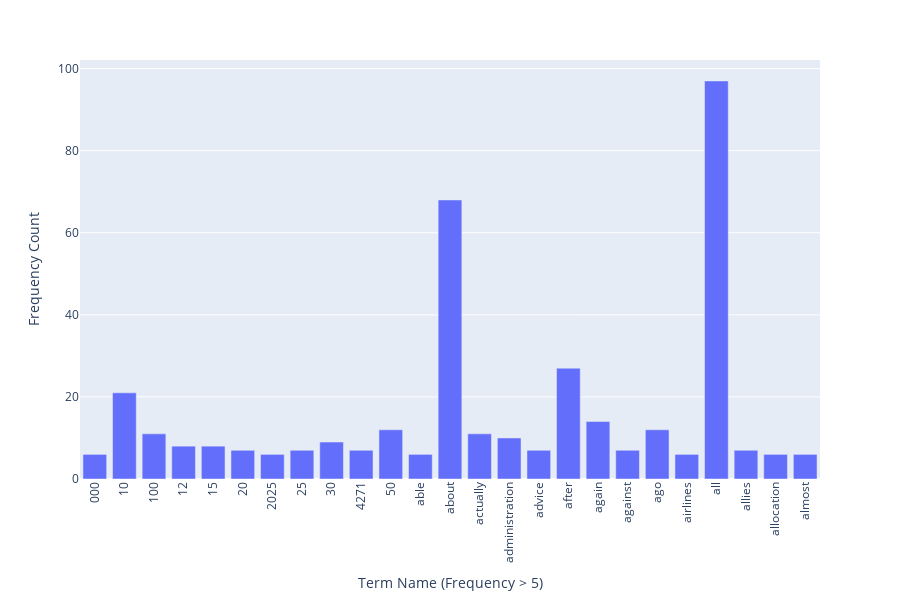

The notebook cell this image was saved under:
### Markdown cell above
### >>> **Exercise 13 (take home):** 
The chart above only contains 300 vocabulary in the documents, and it's already computationally intensive to both compute and visualize. Can you efficiently reduce the number of terms you want to visualize as an exercise.

### Code cell
# Answer here
# I would like to remove the terms that have only 5 frequency or below of the first 300 vocabularies in the documents.
filtered_indices = np.where(np.array(term_frequencies[:300]) > 5)
df_freq_300_adj = pd.DataFrame({
    "term": count_vect.get_feature_names_out()[filtered_indices],
    "freq": np.asarray(term_frequencies)[filtered_indices]
})
fig_300_adj = px.bar(df_freq_300_adj, x='term', y='freq', height=600)
fig_300_adj.update_layout(xaxis_tickangle=-90, xaxis_title_text='Term Name (Frequency > 5)', yaxis_title_text='Frequency Count')

### Figure 1 — Plotly figure (JSON) as saved in the notebook; plotly's stock layout.template omitted (floating-point values rounded to 4 significant figures)
{"data": [{"hovertemplate": "term=%{x}<br>freq=%{y}<extra></extra>", "legendgroup": "", "marker": {"color": "#636efa", "pattern": {"shape": ""}}, "name": "", "orientation": "v", "showlegend": false, "textposition": "auto", "type": "bar", "x": ["000", "10", "100", "12", "15", "20", "2025", "25", "30", "4271", "50", "able", "about", "actually", "administration", "advice", "after", "again", "against", "ago", "airlines", "all", "allies", "allocation", "almost"], "xaxis": "x", "y": [6, 21, 11, 8, 8, 7, 6, 7, 9, 7, 12, 6, 68, 11, 10, 7, 27, 14, 7, 12, 6, 97, 7, 6, 6], "yaxis": "y"}], "layout": {"barmode": "relative", "height": 600, "legend": {"tracegroupgap": 0}, "margin": {"t": 60}, "xaxis": {"anchor": "y", "domain": [0, 1], "tickangle": -90, "title": {"text": "Term Name (Frequency > 5)"}}, "yaxis": {"anchor": "x", "domain": [0, 1], "title": {"text": "Frequency Count"}}}}
